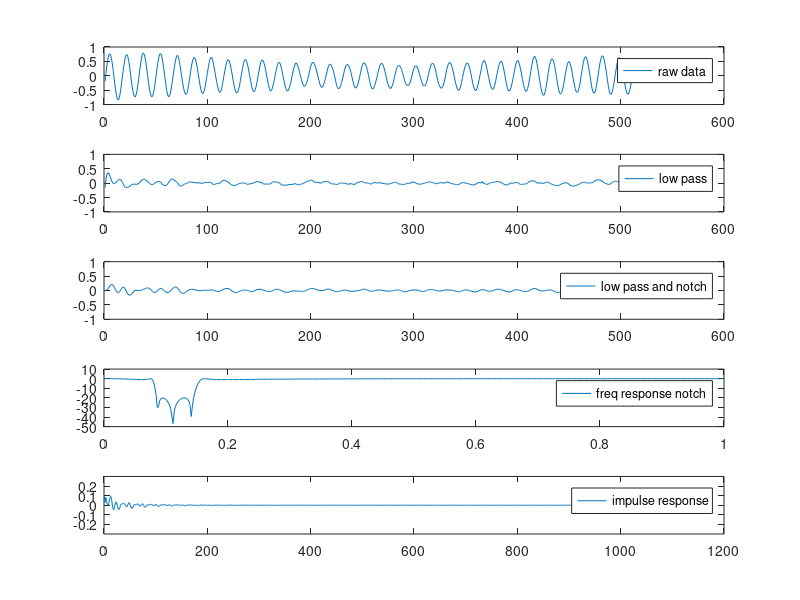

Here is the MATLAB script that generated this plot:
d = [

-0.19258,
0.1219,
0.41084,
0.6322,
0.75405,
0.75352,
0.63805,
0.42946,
0.15489,
-0.14948,
-0.43735,
-0.67041,
-0.81994,
-0.84442,
-0.73799,
-0.52781,
-0.25696,
0.0357,
0.30867,
0.5311,
0.68222,
0.73915,
0.67583,
0.4997,
0.24854,
-0.03933,
-0.31762,
-0.54377,
-0.68904,
-0.73959,
-0.67467,
-0.51025,
-0.27186,
0.01388,
0.30761,
0.55717,
0.72904,
0.79556,
0.74128,
0.57952,
0.34539,
0.06922,
-0.21599,
-0.46236,
-0.64168,
-0.73108,
-0.71352,
-0.58315,
-0.3703,
-0.10584,
0.17298,
0.43159,
0.63965,
0.76097,
0.76523,
0.65827,
0.46032,
0.20544,
-0.07817,
-0.34849,
-0.56612,
-0.70287,
-0.73001,
-0.63955,
-0.4597,
-0.22557,
0.02985,
0.27515,
0.49385,
0.65295,
0.71095,
0.65242,
0.49278,
0.26717,
0.01441,
-0.23089,
-0.43362,
-0.57623,
-0.65019,
-0.63157,
-0.5028,
-0.299,
-0.06115,
0.19054,
0.40765,
0.5577,
0.63486,
0.62049,
0.50662,
0.3257,
0.10753,
-0.12234,
-0.33838,
-0.51344,
-0.61188,
-0.61135,
-0.51717,
-0.34795,
-0.13511,
0.08891,
0.30654,
0.49917,
0.62581,
0.6471,
0.56143,
0.40126,
0.20119,
-0.0074,
-0.20482,
-0.38361,
-0.51983,
-0.57996,
-0.54324,
-0.4166,
-0.22397,
-0.01166,
0.19161,
0.36508,
0.49598,
0.55717,
0.53003,
0.42201,
0.25653,
0.05166,
-0.16171,
-0.35434,
-0.50599,
-0.59113,
-0.59326,
-0.50972,
-0.36126,
-0.17076,
0.04102,
0.25493,
0.43106,
0.53961,
0.57047,
0.50768,
0.37199,
0.19959,
0.00218,
-0.19737,
-0.37456,
-0.50227,
-0.55282,
-0.51504,
-0.4001,
-0.23036,
-0.03135,
0.17086,
0.35443,
0.49385,
0.55451,
0.52418,
0.42201,
0.27728,
0.0953,
-0.10265,
-0.29261,
-0.4464,
-0.52674,
-0.51717,
-0.42351,
-0.27612,
-0.10691,
0.07241,
0.25014,
0.39168,
0.46245,
0.45447,
0.36721,
0.21342,
0.03676,
-0.13883,
-0.31124,
-0.44746,
-0.52196,
-0.52249,
-0.45597,
-0.33625,
-0.1814,
-0.01326,
0.15862,
0.3108,
0.41456,
0.44436,
0.39541,
0.29324,
0.16341,
0.01867,
-0.12606,
-0.25643,
-0.34849,
-0.36924,
-0.33039,
-0.2543,
-0.13564,
0.01016,
0.1666,
0.31772,
0.4284,
0.47043,
0.44649,
0.37412,
0.26131,
0.13414,
-0.01272,
-0.16863,
-0.30166,
-0.38573,
-0.40436,
-0.35434,
-0.25803,
-0.13298,
0.0192,
0.17618,
0.30867,
0.38743,
0.40499,
0.36667,
0.28207,
0.16021,
0.01388,
-0.1532,
-0.30858,
-0.4166,
-0.45757,
-0.42724,
-0.34902,
-0.23089,
-0.08083,
0.08146,
0.23258,
0.34698,
0.39275,
0.37998,
0.33421,
0.24429,
0.10966,
-0.04571,
-0.20801,
-0.34317,
-0.41766,
-0.41926,
-0.36285,
-0.25856,
-0.1117,
0.06337,
0.23631,
0.3704,
0.44383,
0.44968,
0.40286,
0.3124,
0.18097,
0.01229,
-0.16916,
-0.3288,
-0.43309,
-0.46342,
-0.42298,
-0.33518,
-0.21227,
-0.06753,
0.08891,
0.24269,
0.36082,
0.42042,
0.42893,
0.37891,
0.27196,
0.13574,
-0.01858,
-0.18034,
-0.31071,
-0.39744,
-0.44214,
-0.42298,
-0.3437,
-0.22504,
-0.06753,
0.09317,
0.22194,
0.31719,
0.35816,
0.34858,
0.30654,
0.21662,
0.08252,
-0.0537,
-0.17502,
-0.27505,
-0.32614,
-0.33731,
-0.31603,
-0.25377,
-0.14416,
0.00324,
0.14904,
0.25865,
0.3273,
0.34379,
0.30335,
0.22141,
0.107,
-0.02709,
-0.15639,
-0.26335,
-0.33359,
-0.35434,
-0.32561,
-0.24366,
-0.1117,
0.04368,
0.19853,
0.3257,
0.41084,
0.44064,
0.40392,
0.3108,
0.16766,
-0.00687,
-0.1681,
-0.29687,
-0.3852,
-0.42777,
-0.42032,
-0.36179,
-0.25271,
-0.09094,
0.09104,
0.26078,
0.38796,
0.4582,
0.455,
0.3986,
0.28898,
0.13467,
-0.0388,
-0.20801,
-0.35753,
-0.46236,
-0.51131,
-0.49003,
-0.39212,
-0.23461,
-0.05742,
0.11764,
0.27142,
0.38104,
0.43744,
0.43638,
0.37093,
0.24588,
0.08252,
-0.09839,
-0.27825,
-0.42458,
-0.50493,
-0.51184,
-0.44214,
-0.30432,
-0.13564,
0.03942,
0.21502,
0.43159,
0.48108,
0.53748,
0.47097,
0.33794,
0.16553,
-0.01592,
-0.18247,
-0.32561,
-0.43203,
-0.47513,
-0.44693,
-0.34583,
-0.18885,
-0.00155,
0.18203,
0.34166,
0.45607,
0.50555,
0.48001,
0.36933,
0.20119,
0.0075,
-0.19737,
-0.38041,
-0.49482,
-0.53366,
-0.50333,
-0.39638,
-0.24153,
-0.06806,
0.12403,
0.3124,
0.45766,
0.53269,
0.5162,
0.41243,
0.25014,
0.06443,
-0.12819,
-0.30751,
-0.45118,
-0.53366,
-0.53632,
-0.44533,
-0.28463,
-0.07498,
0.1517,
0.36401,
0.54546,
0.65774,
0.67264,
0.59335,
0.43053,
0.21396,
-0.01379,
-0.23994,
-0.44586,
-0.60018,
-0.68106,
-0.66563,
-0.54803,
-0.35913,
-0.12181,
0.12137,
0.32517,
0.48267,
0.57899,
0.5859,
0.51088,
0.36295,
0.15596,
-0.07445,
-0.30219,
-0.48684,
-0.60124,
-0.63263,
-0.57836,
-0.45384,
-0.2708,
-0.0521,
0.165,
0.34592,
0.46299,
0.49385,
0.43372,
0.30176,
0.11711,
-0.08615,
-0.28357,
-0.44852,
-0.55335,
-0.57783,
-0.52196,
-0.3868,
-0.18885,
0.04421,
0.27941,
0.48267,
0.62049,
0.66572,
0.61889,
0.48959,
0.30122,
0.07348,
-0.16704,
-0.38946,
-0.54058,
-0.60656,
-0.5757,
-0.44852,
-0.25537,
-0.02337,
0.22513,
0.44543,
0.60772,
0.69286,
0.67636,
0.56888,
0.39009,
0.16021,
-0.09201,
-0.33891,
-0.53473,
-0.63849,
-0.63849,
-0.54324,
-0.3719,
-0.14894,
0.09317,
0.31985,
0.50662,
0.61889,
0.62741,
0.5444,
0.38955,
0.18043,
-0.0521,
-0.28038,
-0.47779,
-0.60071,
-0.64328,
-0.59964,
-0.4714,
-0.28676,
-0.05742,
0.19161,


]

#sf   = 1000; sf2 = sf/2;
#n    = 9;
#f    = 80;
#Rp   = 10;
#Rs   = 30;
#side = 40;

sf     = 1024; sf2 = sf/2;
nNotch = 3;
f      = 60;
Rp     = 1;
Rs     = 20;
side   = 20;
lowerBound = f - side;
upperBound = f + side;
Wn = [lowerBound, upperBound]/sf2;

f2      = 120;
Rp2     = 4;
Rs2     = 20;
side2   = 10;
lowerBound2 = f2 - side2;
upperBound2 = f2 + side2;
Wn2 = [lowerBound2, upperBound2]/sf2;

filterType = 'stop';

% Transfer function design

[b,a] = ellip(nNotch, Rp, Rs, Wn, filterType);
#[b,a] = ellip(4,1,20,f/sf2);

#[b2,a2] = ellip(nNotch, Rp2, Rs2, Wn2, filterType);
[b2,a2] = ellip(4,Rp2,Rs2,f2/sf2);

output  = filter(b,a,d);
output2 = filter(b2,a2,output);
[h, w]   = freqz(b, a, length(d));
[h2, w2] = freqz(b2, a2, length(d));
impulseResponse=filter(b2,a2,filter(b,a,[1;zeros(sf-1,1)]))

disp(b)
disp(a)

disp(b2)
disp(a2)

#disp(output2)

 clf
 subplot ( 5, 1, 1 )
 plot(d, ";raw data;")
 ylim([-1 1])
 subplot ( 5, 1, 2 )
 plot(output,";low pass;")
 ylim([-1 1])
 subplot ( 5, 1, 3 ) 
 plot(output2, ";low pass and notch;")
 ylim([-1 1])
 subplot ( 5, 1, 4 )
 plot(w/pi,20*log10(abs(h)),";freq response notch;")
 subplot ( 5, 1, 5 )
 plot(impulseResponse,";impulse response;")
 ylim([-0.3 0.3])